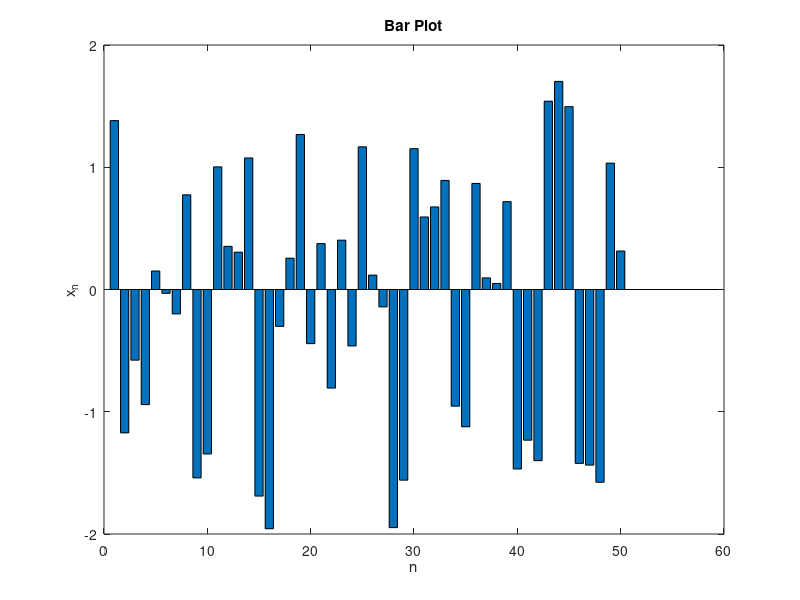

This chart was generated by the following MATLAB code:
% Name: Mukesh Aryal
% Student No: 268456
%E01
n=1:50;
y=cos((-1).^n.*n)+sin(n.^2); 
plot(n,y), xlabel('n'), ylabel('x_n'), title('General Plot');
stem(n,y), xlabel('n'), ylabel('x_n'), title('Stem plot');
stairs(n,y), xlabel('n'), ylabel('x_n'), title('Stairs Plot');
bar(n,y), xlabel('n'), ylabel('x_n'), title('Bar Plot');